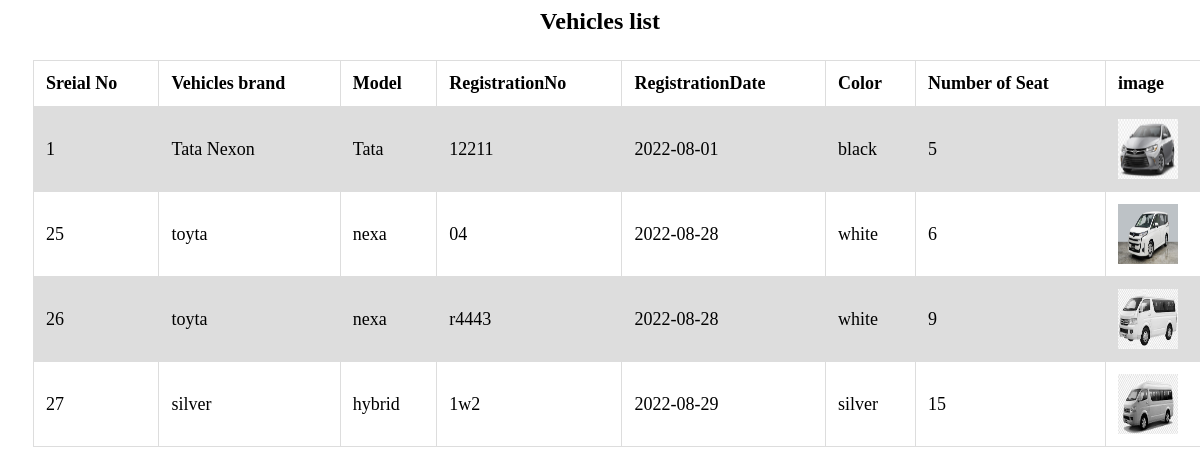
/admin/vehicles.php, run on the app's committed database.
### tables this page shows
CREATE TABLE `users` (
  `serialno` int(11) NOT NULL,
  `firstName` varchar(50) NOT NULL,
  `LastName` varchar(50) NOT NULL,
  `Email` varchar(50) NOT NULL,
  `DateofBirth` date NOT NULL,
  `PhoneNumber` varchar(50) NOT NULL,
  `NIDNO` varchar(50) NOT NULL,
  `Address` varchar(50) NOT NULL,
  `Gender` varchar(50) NOT NULL,
  `Password` varchar(50) NOT NULL,
  `Vehiclesbrand` varchar(50) NOT NULL,
  `Model` varchar(50) NOT NULL,
  `RegistrationNo` varchar(50) NOT NULL,
  `RegistrationDate` varchar(50) NOT NULL,
  `Color` varchar(50) NOT NULL,
  `NumberofSeat` varchar(50) NOT NULL,
  `fname` varchar(50) NOT NULL,
  `lname` varchar(50) NOT NULL,
  `emal` varchar(50) NOT NULL,
  `PNumber` varchar(50) NOT NULL,
  `Ncard` varchar(50) NOT NULL,
  `Datebirth` date NOT NULL,
  `Addres` varchar(50) NOT NULL,
  `Gen` varchar(50) NOT NULL,
  `Image` text NOT NULL,
  `userrole` varchar(50) NOT NULL,
  `addedon` timestamp NOT NULL DEFAULT current_timestamp() ON UPDATE current_timestamp(),
  `Status` varchar(40) NOT NULL DEFAULT 'Pending',
  `Fare` double DEFAULT 0,
  `Availability` varchar(30) NOT NULL DEFAULT 'Avaliable'
);

### db/dbconnect.php (called while the page is built)
<?php
function getDataFromDB($sql)
{
  $newdb = mysqli_connect('localhost', 'root', '', 'project');
  $result = mysqli_query($newdb,$sql) or die(mysqli_error($newdb));
  $container = array();
  while ($a = mysqli_fetch_assoc($result)) {
    $container[] = $a;
  }
  return $container;
}
?>

### admin/vehicles.php (the view, shortened to what this page needs)
<?php
  require '../db/dbconnect.php';
  $container= getDataFromDB($sql);
  ?>
  <h2 align="center">Vehicles list</h2>
  <table id= 'myTable' width="95%">
      <tr>
          <th>Sreial No</th>
          <th>Vehicles brand</th>
           <th>Model</th>
          <th>RegistrationNo</th>
          <th>RegistrationDate</th>
          <th>Color</th>
          <th>Number of Seat</th>
         <th>image</th>
      </tr>
      <?php
          foreach($container as $row){
      ?>
              <tr>
                  <td><?php echo $row["serialno"] ?></td>
                  <td><?php echo $row["Vehiclesbrand"] ?></td>
                  <td><?php echo $row["Model"] ?></td>
                  <td><?php echo $row["RegistrationNo"] ?></td>
                  <td><?php echo $row["RegistrationDate"] ?></td>
                  <td><?php echo $row["Color"] ?></td>
                  <td><?php echo $row["NumberofSeat"] ?></td>
                  <td> <img src="../<?php echo $row["Image"] ?>" alt=""></td>
              </tr>
          <?php
          }
          ?>
  </table>

### admin/vehicles.php (style rules this page uses)
table { color: black; margin-top:25px; margin-left:25px; }
h2 { color: black; }
td img { height: 60px; width: 60px; }
td, th { border: 1px solid #dddddd; text-align: left; padding: 8px; }
tr:nth-child(even) { background-color: #dddddd; }
#myTable { border-collapse: collapse; width: 100%; border: 1px solid #ddd; font-size: 18px; }
#myTable th, #myTable td { text-align: left; padding: 12px; }
#myTable tr { border-bottom: 1px solid #ddd; }

### data on the page
users: serialno "1", Vehiclesbrand "Tata Nexon", Model "Tata", RegistrationNo "12211", RegistrationDate "2022-08-01", Color "black", NumberofSeat "5", Image (picture)
users: serialno "25", Vehiclesbrand "toyta", Model "nexa", RegistrationNo "04", RegistrationDate "2022-08-28", Color "white", NumberofSeat "6", Image (picture)
users: serialno "26", Vehiclesbrand "toyta", Model "nexa", RegistrationNo "r4443", RegistrationDate "2022-08-28", Color "white", NumberofSeat "9", Image (picture)
users: serialno "27", Vehiclesbrand "silver", Model "hybrid", RegistrationNo "1w2", RegistrationDate "2022-08-29", Color "silver", NumberofSeat "15", Image (picture)
